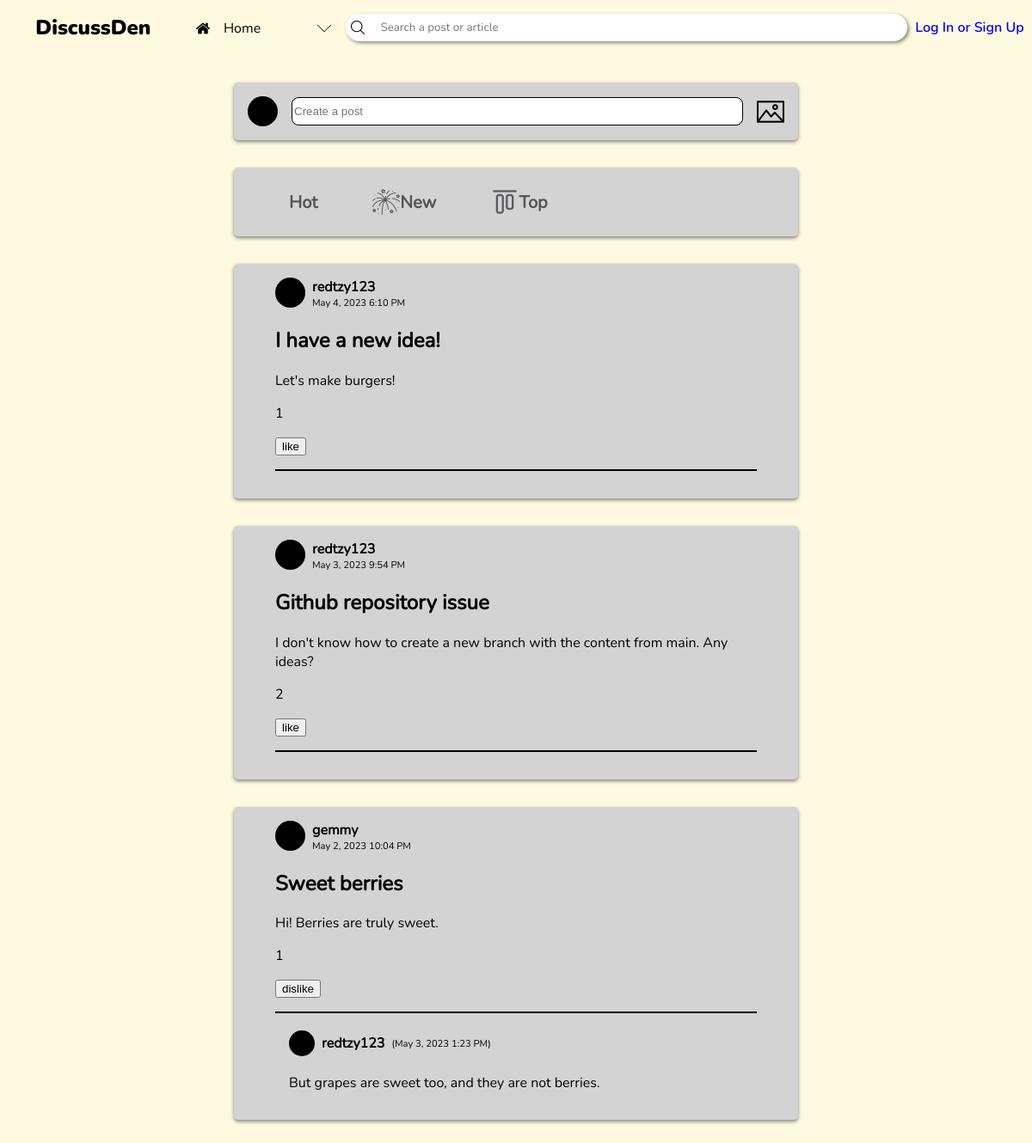
Page /home.php on the earlier database version.
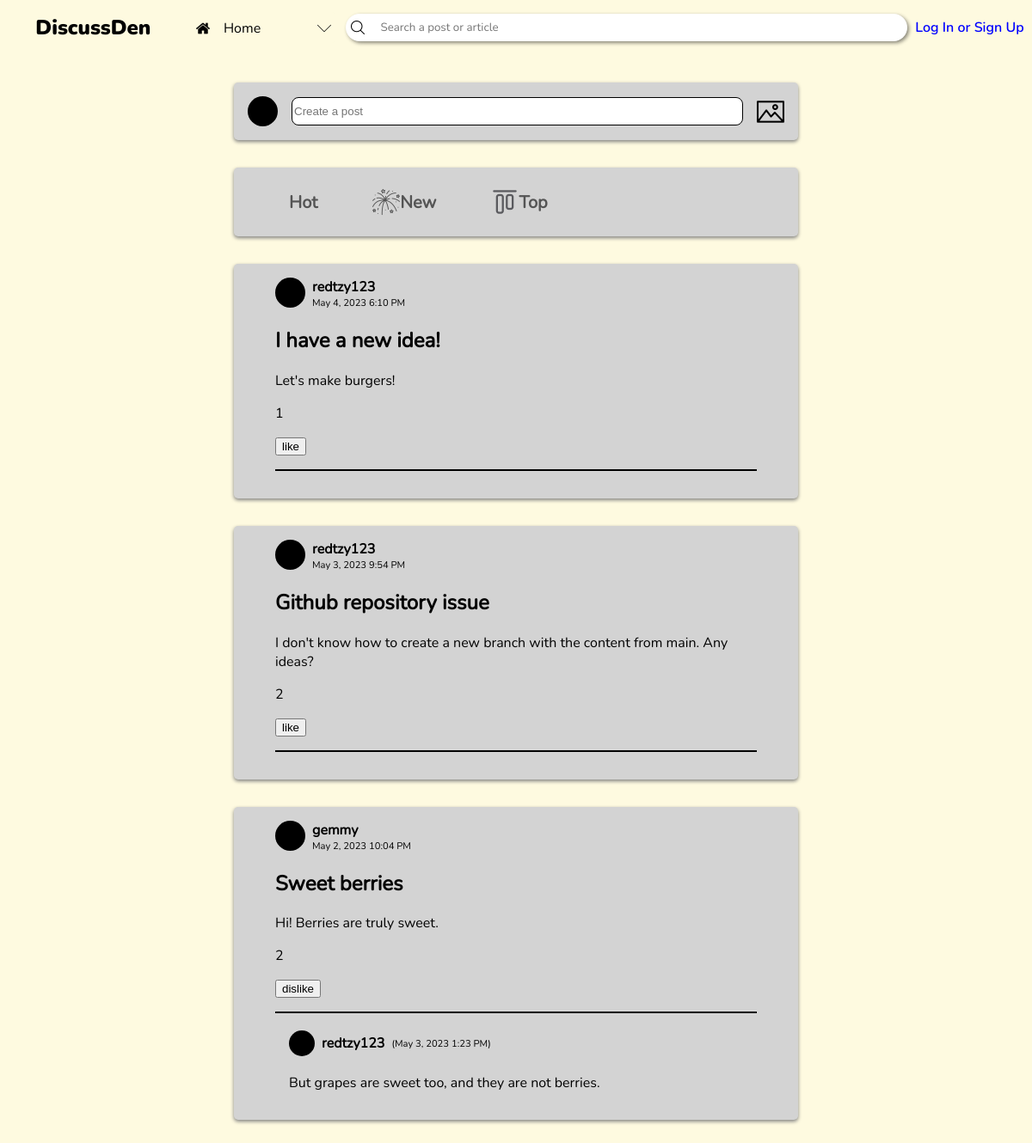
Same page on the later database version.
### tables this page shows
CREATE TABLE posts (id INTEGER PRIMARY KEY AUTOINCREMENT NOT NULL UNIQUE, user_id TEXT REFERENCES users (user_id) NOT NULL, title TEXT NOT NULL, content TEXT NOT NULL, date, likes);

CREATE TABLE users (user_id INTEGER PRIMARY KEY AUTOINCREMENT, username TEXT UNIQUE NOT NULL, password TEXT NOT NULL, link TEXT NOT NULL);

CREATE TABLE comments (comment_id INTEGER PRIMARY KEY AUTOINCREMENT UNIQUE NOT NULL, post_id INTEGER REFERENCES posts (id) ON DELETE NO ACTION NOT NULL, name TEXT, content TEXT NOT NULL, date);

### home.php (the view, shortened to what this page needs)
<!DOCTYPE html>
<html lang="en">
<head>
    <link rel="stylesheet" href="header.css">
    <link rel="stylesheet" href="post-boxes.css">
</head>
<body>
    <?php include "header.php"?>
    <div class="input-section">
        <div class="post-tab">
            <svg width=35 height=35>
                <circle cx=17.5 cy=17.5 r=17.5 fill=black/>
            </svg>
            <input type="text" placeholder="Create a post" onclick="window.location.href='create-a-post.php'">
            <img src="img/image.png" alt="" class="icon">
        </div>
        <div class="post-tab">
            <div class="group">
                <a href="#" class="reddit-button">
                    <span class="txt-hot"><span>Hot</span></span>
                </a>
            </div>
            <div class="group">
                <a href="#" class="reddit-button">
                    <img src="img/new.png" alt="" class="icon" />
                    <span class="new"><span>New</span></span>
                </a>
            </div>
            <div class="group">
                <a href="#" class="reddit-button">
                    <img src="img/top.png" alt="" class="icon" />
                    <span class="top"><span>Top</span></span>
                </a>
            </div>
        </div>
    </div>
    <section class="post-section">
    <?php
        $db_file = __DIR__ . '\forum_database.db';
        $db = new PDO('sqlite:' . $db_file);
        $stmt = $db -> prepare('SELECT * FROM posts');
        $stmt -> execute();
        $posts = $stmt -> fetchAll(PDO::FETCH_ASSOC);
        foreach ($posts as $post) {
            $stmt = $db -> prepare('SELECT * FROM users WHERE user_id = :userID');
            $stmt -> bindParam(':userID', $post['user_id'], PDO::PARAM_INT);
            $stmt -> execute();
            $post_user = $stmt -> fetch(PDO::FETCH_ASSOC);
            echo    '<div class="post-container">
                        <div class="post-user">
                            <svg width=35 height=35>
                                <circle cx=17.5 cy=17.5 r=17.5 fill=black/>
                            </svg>
                            <h4 class="username">' . $post_user['username'] . '</h4>
                            <p>' . $post['date'] . '</p>
                        </div>
                        <div class="post-content">
                            <h2>' . $post['title'] . '</h2>
                            <p>' . $post['content'] . '</p>';
            if (($likes = json_decode($post['likes'])) !== NULL) {
                echo '<p class="likes">' . count(json_decode($post['likes'])) . '</p>';
            }
            echo '<button class="like" data-id="' . $post['id'] . '">';
            if(!((array_search($_SESSION['username'], json_decode($post['likes']))) === false)) {
                echo 'dislike';
            } else {
                echo 'like';
            }
            echo '</button>';
            echo '</div><hr>';
            $stmt = $db -> prepare('SELECT * FROM comments WHERE post_id = :post_id');
            $stmt -> bindParam(':post_id', $post['id'], PDO::PARAM_INT);
            $stmt -> execute();
            $comments = $stmt -> fetchAll(PDO::FETCH_ASSOC);
            foreach ($comments as $comment) {
                echo    '<div class="comment-container">
                            <div>
                                <svg width=30 height=30>
                                    <circle cx=15 cy=15 r=15 fill=black/>
                                </svg>
                                <h4 class="username">' . $comment['name'] . '</h4>
                                <p>(' . $comment['date'] . ')</p>
                            </div>
                            <p>' . $comment['content'] . '</p>
                        </div>';
            }
            echo '
                    <form method="post" action="add_comment.php" class="comment-box">
                        <input type="hidden" name="post_id" value="' . $post['id'] . '">
                ';
            echo '</form></div>';
        }
    ?>
    </section>
</body>
</html>

### header.php (shortened to what this page needs)
<header>
    <h2>DiscussDen</h2>
    <div id="tab-box" tabindex=0>
        <?php
            if ($_SERVER['PHP_SELF'] == '/CCS222-Project/home.php') {
                echo '
                <div class="tab-option" first-option tabindex=-1>
                    <img src="img/home.png" alt="" class="icon">
                    <p>Home</p>
                </div>
                <div class="tab-option" onclick="window.location.href=\'communities.php\'" tabindex=-1>
                    <img src="img/add.png" alt="" class="icon">
                    <p>Communities</p>
                </div>
                <div class="tab-option" onclick="window.location.href=\'trending.php\'" tabindex=-1>
                    <img src="img/trend.png" alt="" class="icon">
                    <p>Trending</p>
                </div>
                ';
            }
        ?>
        <img src="img/drop down.png" alt="" class="dropdown icon">
    </div>
    <form action="" method="post" id="searchbar">
        <img src="img/search.png" alt="" class="icon">
        <input name="search" type="search" placeholder="Search a post or article" autocomplete="off" tabindex=0>
    </form>
    <?php if(isset($_SESSION['username'])) {
        echo '
        <div id="user-btn" tabindex=0>
            <svg width=50 height=50>
                <circle cx=25 cy=25 r=25 fill=black />
            </svg>
            <p class="username">' . $_SESSION['username'] . '</p>
            <div class="tab-option" name="logout" tabindex=-1>
                <img src="img/add.png" alt="" class="icon">
                <p>Log out</p>
            </div>
        </div>
        ';
    } else {
        echo '<a href="login.php" tabindex=3>Log In or Sign Up</a>';
    } ?>
</header>

### header.css (style rules this page uses)
body { --dark-color-1: #283618; --dark-color-2: #606c38; --medium-color: #bc6c25; --light-color-1: #dda15e; --light-color-2: #fefae0; background-color: var(--light-color-2); margin: 0; overflow-y: overlay; }
header { position: fixed; inset: 0 0 auto; height: 4rem; background-color: var(--light-color-2); display: flex; justify-content: space-evenly; align-items: center; z-index: 1; }
header h2, header p { user-select: none; }
header > h2 { font-family: nunito-black; margin: 0 2rem; }
.icon { width: 1rem; }
#tab-box { background-color: var(--light-color-2); align-self: flex-start; margin-top: 0.85rem; position: relative; display: flex; flex-direction: column; width: 11rem; border-radius: 0.5rem; max-height: 2.25rem; overflow: hidden; outline: solid 2px transparent; outline-offset: -2px; transition: 400ms cubic-bezier(0.445, 0.05, 0.55, 0.95); }
.tab-option { padding: 0.5em 0.7em; display: flex; align-items: center; }
.tab-option > img { object-fit: contain; }
.tab-option > p { margin: 0; margin-left: 1rem; font-family: nunito-reg; }
.dropdown.icon { position: absolute; right: 0.5rem; top: 0.7rem; align-self: center; }
#searchbar { display: flex; align-items: center; background-color: white; border-radius: 2rem; box-shadow: 2px 2px 4px #0007; padding: 0.4rem; width: 40rem; position: relative; isolation: isolate; }
#searchbar > input { background: none; border: none; outline: none; width: 100%; margin-left: 1rem; font-family: nunito-reg; color: black; }
a[href="login.php"] { font-family: nunito-semibold; color: blue; text-decoration: none; }

### post-boxes.css (style rules this page uses)
h4.username { margin: 0; margin-inline: 0.5rem; }
.input-section { margin-top: 6rem; }
.post-tab { width: calc(100% - 36rem); background-color: lightgray; display: flex; align-items: center; margin: 2rem auto 0; padding: 1rem; border-radius: 0.3rem; box-shadow: 0 2px 4px 0 gray; font-family: nunito-reg; }
.post-tab input { flex-grow: 1; background-color: white; height: 1.8rem; margin-inline: 1rem; border-radius: 0.5rem; border: 1px solid; }
.post-tab img { width: 2rem; }
.group { margin-right: 2rem; font-style: bold; font-weight: 800; font-size: 20px; }
.reddit-button { padding: 8px 16px; border-radius: 4px; cursor: pointer; text-decoration: none; color: inherit; opacity: 0.6; transition: opacity 0.3s, border-color 0.3s; display: flex; align-items: center; }
.post-section { width: calc(100% - 30rem); display: flex; flex-direction: column-reverse; margin-inline: auto; margin-bottom: 2rem; }
.post-container { background-color: lightgray; display: flex; flex-direction: column; margin: 2rem 2rem 0; padding: 1rem 3rem; border-radius: 0.3rem; box-shadow: 0 2px 4px 0 gray; font-family: nunito-reg; }
.post-container hr { border: none; width: 100%; height: 2px; background-color: black; margin-block: 1rem; }
.post-user { display: grid; grid-template-rows: auto auto; grid-template-columns: auto auto; width: fit-content; }
.post-user * { grid-column: 2; margin: 0; }
.post-user svg { grid-column: 1; grid-row: 1 / span 2; }
.post-user p { font-size: 0.7rem; margin-left: 0.5rem; }
.comment-container { margin-left: 1rem; }
.comment-container div { display: flex; align-items: center; }
.comment-container div p { font-size: 0.7rem; }

Differences in the rows shown:
changed posts "Sweet berries": likes "1" → "2"
